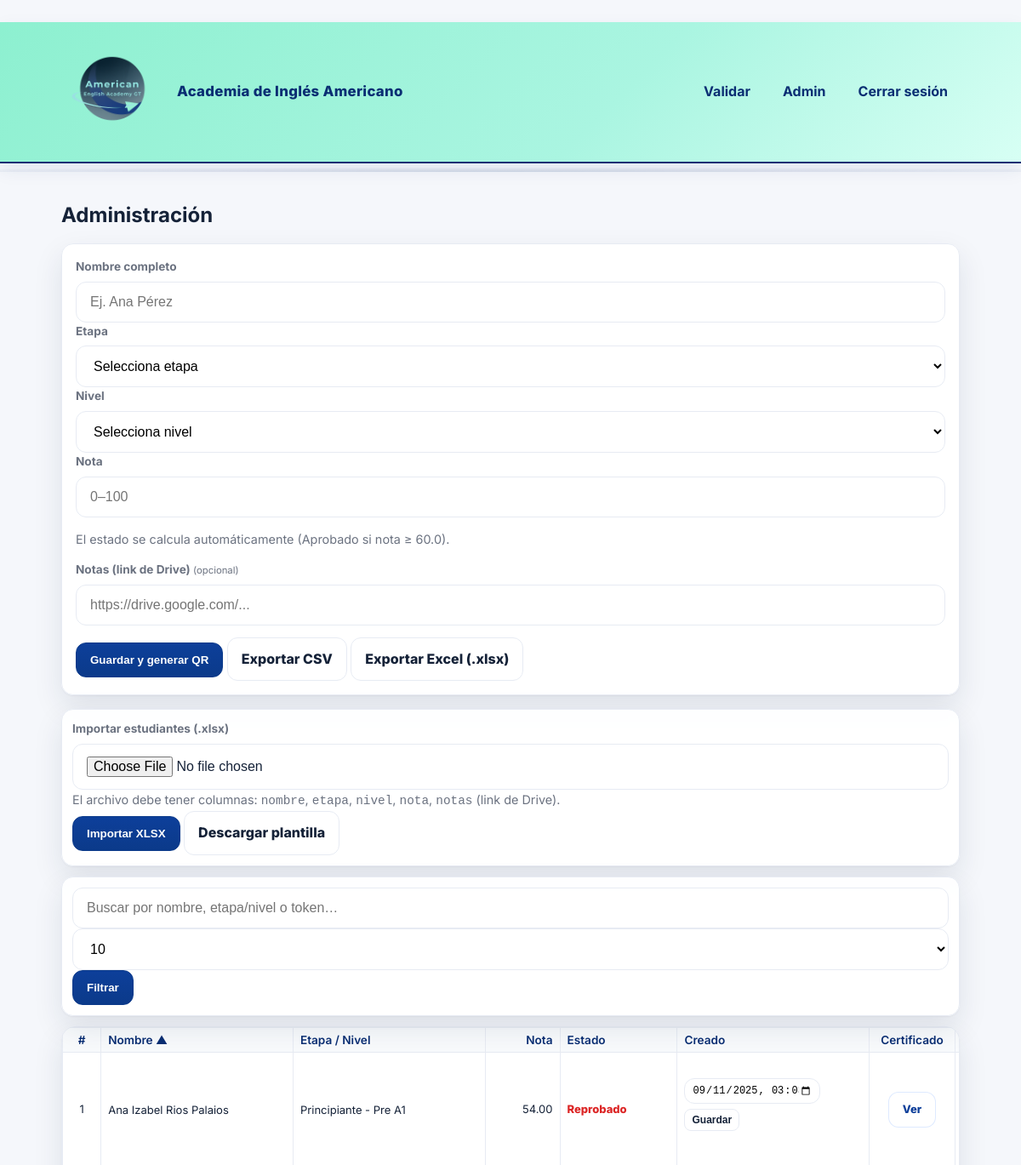
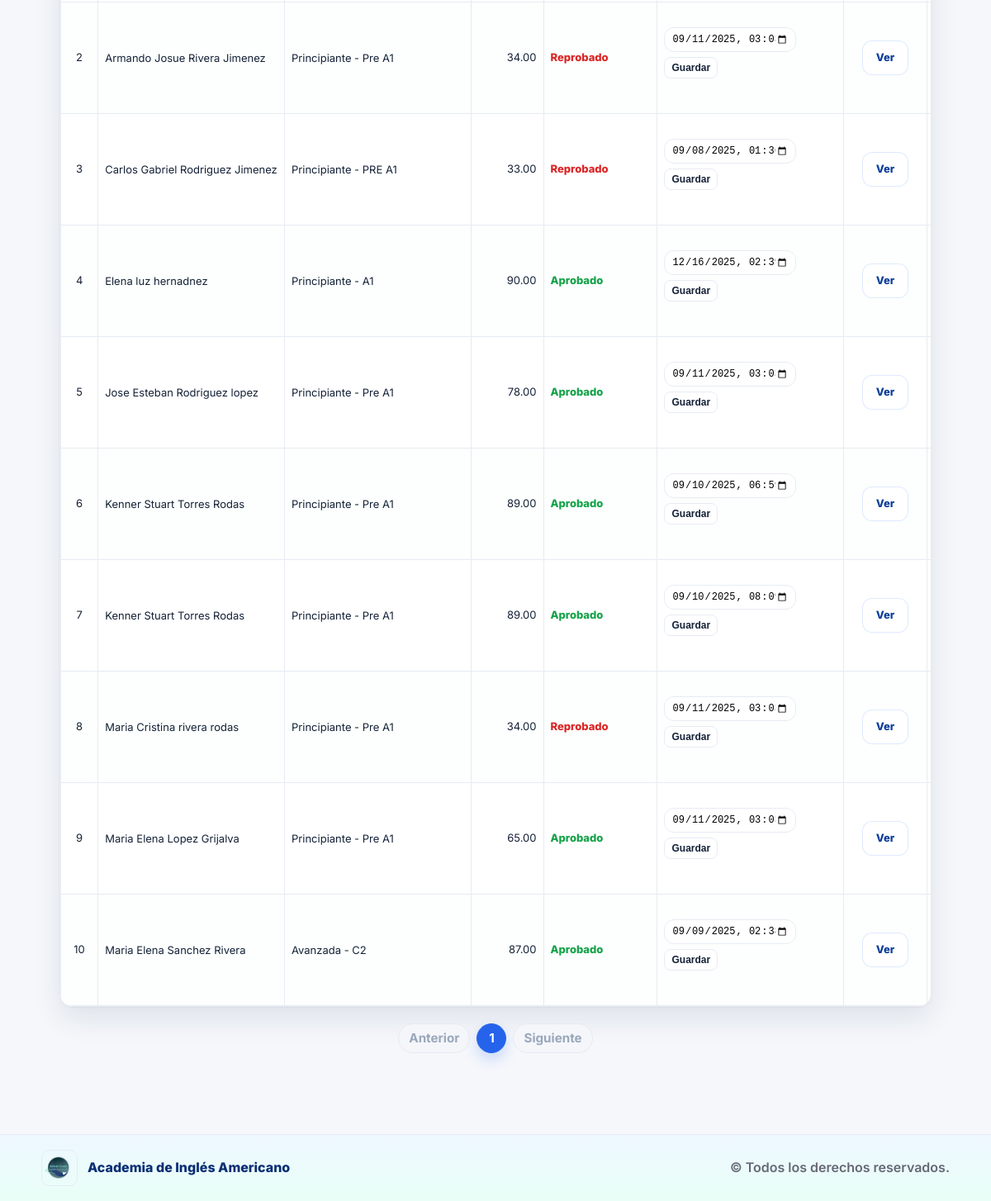
Screenshot of /admin?q=&sort=nombre&order=asc&per_page=10&page=1 (signed in) with the database file from the repository (2 pictures, top to bottom).
### tables this page shows
CREATE TABLE estudiantes(
          id INTEGER PRIMARY KEY AUTOINCREMENT,
          token TEXT UNIQUE NOT NULL,
          nombre TEXT NOT NULL,
          curso TEXT NOT NULL,
          nota REAL NOT NULL,
          estado TEXT CHECK(estado IN ('Aprobado','Reprobado')) NOT NULL,
          creado_en TEXT NOT NULL
        , columna TEXT, notas TEXT);

### app.py (the view, shortened to what this page needs)
@app.route("/admin", methods=["GET", "POST"])
@login_required
@role_required("admin", "subadmin")
def admin():
    q        = (request.args.get("q") or "").strip()
    sort     = (request.args.get("sort") or "creado_en").strip()
    order    = (request.args.get("order") or "desc").lower()
    page     = int(request.args.get("page", 1) or 1)
    per_page = int(request.args.get("per_page", 10) or 10)
    allowed_sorts = {"id", "token", "nombre", "curso", "nota", "estado", "creado_en"}
    if sort not in allowed_sorts:
        sort = "creado_en"
    if order not in {"asc", "desc"}:
        order = "desc"
    if per_page not in (10, 25, 50, 100):
        per_page = 10
    if page < 1:
        page = 1
    where = "1=1"
    params = []
    if q:
        q_norm = f"%{strip_accents_py(q).lower()}%"
        where = "(lower(strip_accents(nombre)) LIKE ? OR lower(strip_accents(curso)) LIKE ? OR token LIKE ?)"
        params = [q_norm, q_norm, f"%{q}%"]
    with conn() as cdb:
        total = cdb.execute(f"SELECT COUNT(*) FROM estudiantes WHERE {where}", params).fetchone()[0]
        total_pages = max(1, (total + per_page - 1) // per_page)
        if page > total_pages:
            page = total_pages
        offset = (page - 1) * per_page
        rows = cdb.execute(
            f"SELECT * FROM estudiantes WHERE {where} "
            f"ORDER BY {sort} {order.upper()} LIMIT ? OFFSET ?",
            (*params, per_page, offset),
        ).fetchall()
    listado = [{
        "id": e["id"],
        "token": e["token"],
        "nombre": e["nombre"],
        "curso": e["curso"],
        "nota": e["nota"],
        "estado": e["estado"],
        "creado_en": e["creado_en"],
        "qr_url": f"/static/qrs/{e['token']}.png",
        "cert_url": url_for("ver_cert", token=e["token"], _external=True),
    } for e in rows]
    start_index = (page - 1) * per_page
    pages = list(range(max(1, page - 2), min(total_pages, page + 2) + 1))
    return render_template(
        "admin.html",
        estudiantes=listado,
        q=q,
        sort=sort,
        order=order,
        page=page,
        per_page=per_page,
        total=total,
        total_pages=total_pages,
        pages=pages,
        start_index=start_index,
    )

### app.py (called while the page is built)
def conn():
    c = sqlite3.connect(DB_PATH)
    c.row_factory = sqlite3.Row
    c.create_function("strip_accents", 1, strip_accents_py)
    return c

def _to_datetime_local_str(db_str: str) -> str:
    if not db_str:
        return ""
    try:
        dt = datetime.strptime(db_str, "%Y-%m-%d %H:%M:%S")
        return dt.strftime("%Y-%m-%dT%H:%M")
    except Exception:
        pass
    try:
        dt = datetime.fromisoformat(db_str)
        return dt.strftime("%Y-%m-%dT%H:%M")
    except Exception:
        return ""

def login_required(view):
    @wraps(view)
    def wrapper(*args, **kwargs):
        user = session.get("user")
        if not user:
            return redirect(url_for("login", next=request.path))
        return view(*args, **kwargs)
    return wrapper

def role_required(*roles):
    def decorator(view):
        @wraps(view)
        def wrapper(*args, **kwargs):
            user = session.get("user")
            if not isinstance(user, dict):
                session.clear()
                flash("Sesión inválida. Inicia sesión nuevamente.", "error")
                return redirect(url_for("login"))
            if user.get("rol") not in roles:
                flash("permiso_denegado", "modal")
                return redirect(url_for("admin"))
            return view(*args, **kwargs)
        return wrapper
    return decorator

@app.context_processor
def inject_user():
    return {"current_user": session.get("user"),
            "PASSING_GRADE": PASSING_GRADE,
            "ETAPAS": ETAPAS}

@app.context_processor
def inject_user():
    return {"current_user": session.get("user"),
            "PASSING_GRADE": PASSING_GRADE,
            "ETAPAS": ETAPAS}

### templates/admin.html (shortened to what this page needs)
﻿{% extends "base.html" %}
{% block content %}
<h2 style="margin:10px 0 14px 0;">Administración</h2>
<form class="card form" method="post" style="padding:16px;">
  <div class="grid two">
    <label class="field">
      <span>Nombre completo</span>
      <input name="nombre" placeholder="Ej. Ana Pérez" required />
    </label>
    <label class="field">
      <span>Etapa</span>
      <select name="etapa" id="etapa_new" required>
        <option value="">Selecciona etapa</option>
      </select>
    </label>
    <label class="field">
      <span>Nivel</span>
      <select name="nivel" id="nivel_new" required>
        <option value="">Selecciona nivel</option>
      </select>
    </label>
    <label class="field">
      <span>Nota</span>
      <input name="nota" type="number" step="0.01" min="0" max="100" placeholder="0–100" required />
    </label>
  </div>
  <div class="help">
    El estado se calcula automáticamente (Aprobado si nota ≥ {{ PASSING_GRADE }}).
  </div>
  <div class="field">
    <span>Notas (link de Drive) <small style="color:#6b7280;font-weight:400">(opcional)</small></span>
    <input class="input" type="url" name="notas" placeholder="https://drive.google.com/..." />
  </div>
  <div class="btns">
    <button class="btn btn-primary">Guardar y generar QR</button>
    <a href="{{ url_for('export_csv') }}" class="btn">Exportar CSV</a>
    <a href="{{ url_for('export_xlsx') }}" class="btn">Exportar Excel (.xlsx)</a>
  </div>
</form>
<form class="card" method="post" action="{{ url_for('import_xlsx') }}" enctype="multipart/form-data" style="padding:12px;margin:12px 0;">
  <div class="grid two">
    <div>
      <label class="field">
        <span>Importar estudiantes (.xlsx)</span>
        <input type="file" name="archivo" accept=".xlsx" required>
      </label>
      <small class="help">
        El archivo debe tener columnas: <code>nombre</code>, <code>etapa</code>, <code>nivel</code>, <code>nota</code>, <code>notas</code> (link de Drive).
      </small>
    </div>
    <div style="align-self:end;">
      <button class="btn btn-primary">Importar XLSX</button>
      <a class="btn" href="{{ url_for('download_import_template') }}">Descargar plantilla</a>
    </div>
  </div>
</form>
<form method="get" action="{{ url_for('admin') }}" class="card" style="padding:12px;margin:12px 0;">
  <div class="toolbar">
    <input class="input" name="q" value="{{ q or '' }}" placeholder="Buscar por nombre, etapa/nivel o token…" />
    <select class="input" name="per_page" onchange="this.form.submit()">
      <option value="10"  {{ 'selected' if per_page==10 else '' }}>10</option>
    </select>
    <button class="btn btn-primary">Filtrar</button>
  </div>
</form>
<div class="table-wrap">
  <table class="responsive compact-table">
    <thead>
      {% set inv = 'asc' if order == 'desc' else 'desc' %}
      <tr>
        <th>#</th>
        <th><a href="{{ url_for('admin', q=q, sort='nombre', order=inv if sort=='nombre' else 'asc', per_page=per_page, page=1) }}">Nombre {% if sort=='nombre' %}{{ '▲' if order=='asc' else '▼' }}{% endif %}</a></th>
        <th><a href="{{ url_for('admin', q=q, sort='curso', order=inv if sort=='curso' else 'asc', per_page=per_page, page=1) }}">Etapa / Nivel {% if sort=='curso' %}{{ '▲' if order=='asc' else '▼' }}{% endif %}</a></th>
        <th><a href="{{ url_for('admin', q=q, sort='nota', order=inv if sort=='nota' else 'asc', per_page=per_page, page=1) }}">Nota {% if sort=='nota' %}{{ '▲' if order=='asc' else '▼' }}{% endif %}</a></th>
        <th><a href="{{ url_for('admin', q=q, sort='estado', order=inv if sort=='estado' else 'asc', per_page=per_page, page=1) }}">Estado {% if sort=='estado' %}{{ '▲' if order=='asc' else '▼' }}{% endif %}</a></th>
        <th><a href="{{ url_for('admin', q=q, sort='creado_en', order=inv if sort=='creado_en' else 'desc', per_page=per_page, page=1) }}">Creado {% if sort=='creado_en' %}{{ '▲' if order=='asc' else '▼' }}{% endif %}</a></th>
        <th>Certificado</th>
        <th>Acciones</th>
      </tr>
    </thead>
    <tbody>
      {% for e in estudiantes %}
      <tr>
        <td class="text-muted">{{ (page - 1) * per_page + loop.index }}</td>
        <td data-th="Nombre">{{ e.nombre }}</td>
        <td data-th="Etapa / Nivel">{{ e.curso }}</td>
        <td data-th="Nota">{{ '%.2f'|format(e.nota) }}</td>
        <td data-th="Estado" class="{{ 'ok' if e.estado=='Aprobado' else 'bad' }}">{{ e.estado }}</td>
        <td data-th="Creado">
          <form method="post" action="{{ url_for('update_fecha', id=e.id) }}" class="inline-date-form">
            <input type="datetime-local" name="creado_en" value="{{ e.creado_en|dtlocal }}" class="input">
            <button class="btn btn-sm">Guardar</button>
          </form>
        </td>
        <td data-th="Certificado"><a class="btn btn-outline" href="{{ e.cert_url }}" target="_blank">Ver</a></td>
        <td data-th="Acciones">
        </td>
      </tr>
      {% else %}
      <tr><td colspan="9" style="text-align:center;">Sin registros</td></tr>
      {% endfor %}
    </tbody>
  </table>
</div>
<nav>
  <ul class="pagination">
    <li class="page-item {{ 'disabled' if page<=1 }}">
      <a class="page-link" href="{{ url_for('admin', q=q, sort=sort, order=order, page=page-1, per_page=per_page) }}">Anterior</a>
    </li>
    {% for p in pages %}
    <li class="page-item {{ 'active' if p==page }}">
      <a class="page-link" href="{{ url_for('admin', q=q, sort=sort, order=order, page=p, per_page=per_page) }}">{{ p }}</a>
    </li>
    {% endfor %}
    <li class="page-item {{ 'disabled' if page>=total_pages }}">
      <a class="page-link" href="{{ url_for('admin', q=q, sort=sort, order=order, page=page+1, per_page=per_page) }}">Siguiente</a>
    </li>
  </ul>
</nav>
{% endblock %}

### rows the page displays
estudiantes: index "1", nombre "Ana Izabel Rios Palaios", curso "Principiante - Pre A1", nota "54.00", estado "Reprobado", creado_en "09/11/2025 15:03"
estudiantes: index "2", nombre "Armando Josue Rivera Jimenez", curso "Principiante - Pre A1", nota "34.00", estado "Reprobado", creado_en "09/11/2025 15:03"
estudiantes: index "3", nombre "Carlos Gabriel Rodriguez Jimenez", curso "Principiante - PRE A1", nota "33.00", estado "Reprobado", creado_en "09/08/2025 13:36"
estudiantes: index "4", nombre "Elena luz hernadnez", curso "Principiante - A1", nota "90.00", estado "Aprobado", creado_en "12/16/2025 14:39"
estudiantes: index "5", nombre "Jose Esteban Rodriguez lopez", curso "Principiante - Pre A1", nota "78.00", estado "Aprobado", creado_en "09/11/2025 15:03"
estudiantes: index "6", nombre "Kenner Stuart Torres Rodas", curso "Principiante - Pre A1", nota "89.00", estado "Aprobado", creado_en "09/10/2025 18:59"
estudiantes: index "7", nombre "Kenner Stuart Torres Rodas", curso "Principiante - Pre A1", nota "89.00", estado "Aprobado", creado_en "09/10/2025 20:09"
estudiantes: index "8", nombre "Maria Cristina rivera rodas", curso "Principiante - Pre A1", nota "34.00", estado "Reprobado", creado_en "09/11/2025 15:03"
estudiantes: index "9", nombre "Maria Elena Lopez Grijalva", curso "Principiante - Pre A1", nota "65.00", estado "Aprobado", creado_en "09/11/2025 15:03"
estudiantes: index "10", nombre "Maria Elena Sanchez Rivera", curso "Avanzada - C2", nota "87.00", estado "Aprobado", creado_en "09/09/2025 14:38"

### other values shown
{{ PASSING_GRADE }} "60.0"
{{ '▲' if order=='asc' else '▼' }} "▲"
{{ p }} "1"
